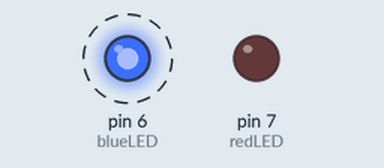
Bench run of a sketch on a simulated Arduino Uno, built with avr-gcc and run on an emulated ATmega328P. Parts: output pins drawn as LEDs (lit = HIGH). Dashed ring = blinking.

Above: at 0.02 s.
Timing chart, 0 to 3.0 s (numbered marks = the images above):
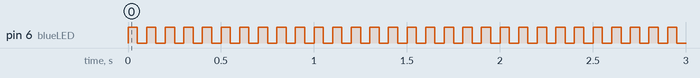

The sketch:

I2R_exam_Errors.ino
```cpp
int blueLED = 6;      // pin for the Blue LED
int redLED = 7;       // pin for the Red LED
int waitTime = 50;  // variable used for intervals between blinks

void setup() {
  pinMode (blueLED, OUTPUT);
  pinMode (redLED, OUTPUT);

}

void loop() {
  digitalWrite (blueLED, HIGH);
  delay (waitTime);
  digitalWrite (blueLED, LOW);
  delay (waitTime);

}
```

Measured:
- by itself, pin 6 (blueLED): alternates HIGH for 0.05 s and LOW for 0.05 s
